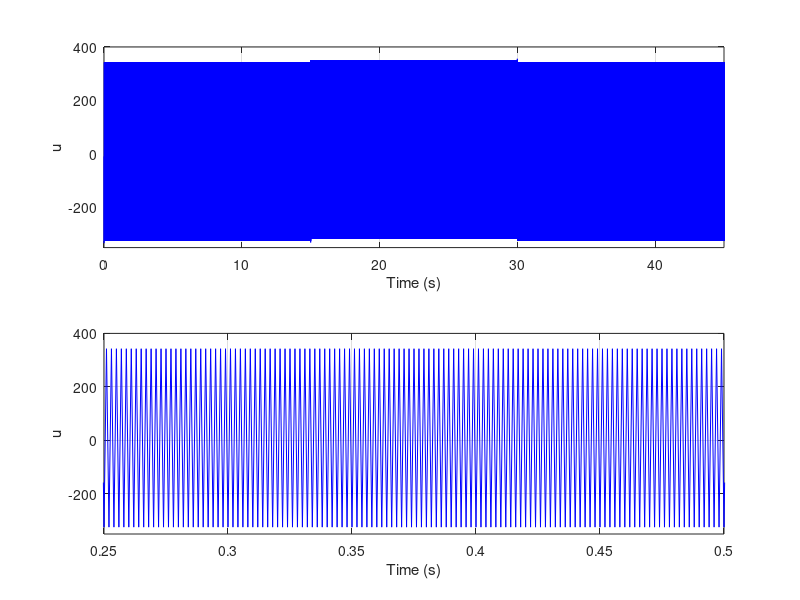

Write MATLAB code to recreate this figure.
%% Fig2b.m - Control Input Signal for CSTR Sliding Mode Control
%  This script simulates a Continuous Stirred Tank Reactor (CSTR) system
%  and plots the sliding mode control input signal over time.
%  Plots: Control input u (full view and zoomed view showing chattering).

%% ==================== Initial Conditions ====================
x(1)=0.;              % Initial concentration (x1)
t(1)=0;               % Initial time
y(1)=0.;              % Initial temperature (x2, using y as variable name)

%% ==================== Simulation Parameters ====================
n=45000;              % Number of simulation steps
tmax=45;              % Total simulation time (seconds)
dt=tmax/n;            % Time step size (delta t)

%% ==================== Cost Function Weights (unused in this script) ====================
Q=10;                 % State weighting matrix coefficient
R=0.01;               % Control input weighting coefficient

%% ==================== System and Controller Parameters ====================
m(1)=1;               % Step counter initialization
alpha=1;              % System decay rate coefficient
betta=100;            % Sliding mode control gain (reaching law parameter)
lambda=0.3;           % Control input gain (g2 coefficient)
gamma=20;             % Activation energy parameter for reaction kinetics
B=1;                  % Heat of reaction coefficient
Da=0.072;             % Damkohler number (ratio of reaction rate to flow rate)

%% ==================== Reference Signal Initialization ====================
r1(1)=0.;             % Initial reference for x1 (concentration)
r2(1)=0.;             % Initial reference for x2 (temperature)

%% ==================== Tracking Error Initialization ====================
e1(1)=x(1)-r1(1);     % Initial tracking error for concentration
e2(1)=y(1)-r2(1);     % Initial tracking error for temperature

%% ==================== Control Input Initialization ====================
u(1)=0;               % Initial control input

%% ==================== Main Simulation Loop ====================
for i=1:n-1,

m(i+1)=m(i)+1;        % Increment step counter

%% ---------- Control Input Coefficients (Affine System: x_dot = f + g*u) ----------
g1(i)=0;              % Control coefficient for x1 equation (no direct control)
g2(i)=lambda;         % Control coefficient for x2 equation

%% ---------- System Dynamics (Euler Discretization of CSTR Model) ----------
% f1: Concentration dynamics with reaction term (Arrhenius kinetics)
f1(i)=x(i)+dt*(-alpha*x(i)+Da*(1-x(i))*exp(y(i)/(1+y(i)/gamma)));

% f2: Temperature dynamics with reaction heat generation
f2(i)=y(i)+dt*(-alpha*y(i)+B*Da*(1-x(i))*exp(y(i)/(1+y(i)/gamma)));

%% ---------- Time Update ----------
t(i+1)=t(i)+dt;

%% ---------- Piecewise Constant Reference for x1 (Concentration) ----------
% Reference changes at t=15s and t=30s to test tracking performance
   if 0<=t(i+1) & t(i+1)<=15
    r1(i+1)=0.4472;           % Low concentration setpoint
    elseif 15<t(i+1) & t(i+1)<30
    r1(i+1)=0.7646;           % High concentration setpoint
    elseif 30<=t(i+1) & t(i+1)<tmax
    r1(i+1)=0.4472;           % Return to low concentration
    end

%% ---------- Piecewise Constant Reference for x2 (Temperature) ----------
   if 0<=t(i+1) & t(i+1)<=15
    r2(i+1)=2.752;            % Low temperature setpoint
    elseif 15<t(i+1) & t(i+1)<30
    r2(i+1)=4.7052;           % High temperature setpoint
    elseif 30<=t(i+1) & t(i+1)<tmax
    r2(i+1)=2.752;            % Return to low temperature
   end

%% ---------- Sliding Surface Sign Function ----------
% S(i) = sign(e2) determines the switching control action
if (y(i)-r2(i))>0
S(i)=1;                       % Error positive: above reference
elseif (y(i)-r2(i))<0
S(i)=-1;                      % Error negative: below reference
else
S(i)=0;                       % On the sliding surface
end

%% ---------- Sliding Mode Control Law ----------
% u = -g2^(-1) * (-beta*sign(e) + r_dot - f)
% This implements the reaching law to drive the state to the sliding surface
u(i)=-1/g2(i)*(-betta*S(i)+r2(i+1)-r2(i)-f2(i));

%% ---------- State Update (Closed-Loop Dynamics) ----------
x(i+1)=f1(i);                 % Concentration evolves according to open-loop dynamics
y(i+1)=y(i)+dt*(-betta*S(i)+r2(i+1)-r2(i));  % Temperature with sliding mode control

%% ---------- Tracking Error Update ----------
e1(i+1)=x(i+1)-r1(i+1);       % Concentration tracking error
e2(i+1)=y(i+1)-r2(i+1);       % Temperature tracking error

end

%% ==================== Final Step Sign Function ====================
% Compute sign function for the last time step
if (y(n)-r2(n))>0
S(n)=1;
elseif (y(n)-r2(n))<0
S(n)=-1;
else
S(n)=0;
end

% Note: Final control input calculation (commented out)
%g2(n)=lambda;
%u(n)=-1/g2(n)*(-betta*S(n)+r2(n+1)-r2(n)-f2(n));

%% ==================== Prepare Time Vector for Plotting ====================
% Create time vector matching control input dimensions (n-1 elements)
for j=1:n-1,
    tt(j)=t(j);
end

%% ==================== Plotting Results ====================
% Upper subplot: Full view of control input over entire simulation
subplot(2,1,1), plot(tt,u,'b-')
ylabel('u')
xlabel('Time (s)')
axis([0 tmax -350 400])       % Wide y-axis to capture control magnitude
grid
hold on;

% Lower subplot: Zoomed view showing chattering behavior
% Time window [0.25, 0.5]s reveals high-frequency switching (chattering)
% characteristic of sliding mode control
subplot(2,1,2), plot(tt,u,'b-')
ylabel('u')
xlabel('Time (s)')
axis([0.25 0.5 -350 400])     % Zoomed time window
grid

%% ==================== Cleanup ====================
clear all;
